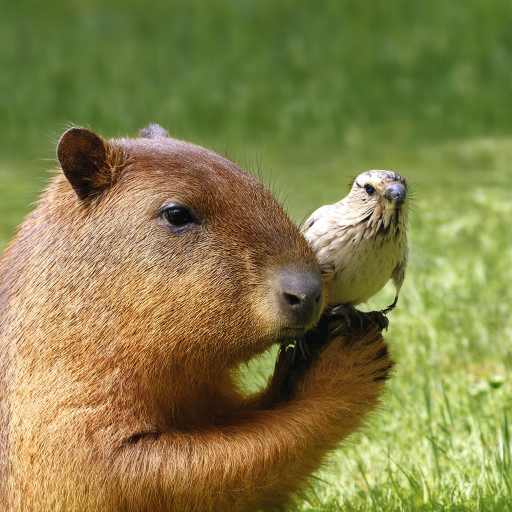
#> input picture scripts/imgs/whimsical.png, 1024 x 1024 px (shown at 1/2 size)
$ python image_to_argb.py
#> lines starting #> are read from the running program, lines starting #| are printed output that depends on the picture
#> further down, image is the input picture: PIL image 1024x1024 RGB; mean R, G, B 132.9, 127.8, 72.6
import time

import PIL
import numpy as np
from PIL.Image import Image


def image_to_argb_int32(img: Image)->np.ndarray:
    # Open the image
    img = img.convert("RGBA")
    img.thumbnail((128, 128))
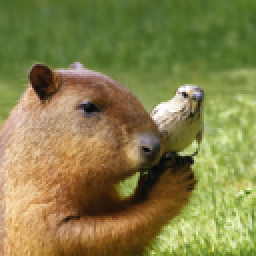
#> img: PIL image 128x128 RGBA (shown 2 times larger); mean R, G, B, A 132.9, 127.8, 72.6, 255

    # Extract channels: Alpha, Red, Green, Blue
    rgba_array = np.array(img)
    alpha = rgba_array[:, :, 3].astype(np.uint32) << 24
#> alpha: shape (128, 128) uint32; every value is 4.28e+09
    red = rgba_array[:, :, 0].astype(np.uint32) << 16
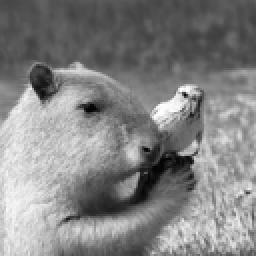
#> red: shape (128, 128) uint32 (shown 2 times larger); min 196608, max 16711680, mean 8710404; drawn with min black and max white
    green = rgba_array[:, :, 1].astype(np.uint32) << 8
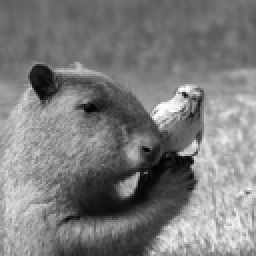
#> green: shape (128, 128) uint32 (shown 2 times larger); min 1792, max 65280, mean 32725.2; drawn with min black and max white
    blue = rgba_array[:, :, 2].astype(np.uint32)
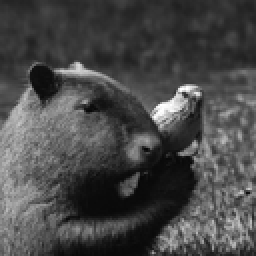
#> blue: shape (128, 128) uint32 (shown 2 times larger); min 6, max 255, mean 72.6

    # Combine into ARGB format
    return alpha | red | green | blue


start = time.perf_counter_ns()

# Example usage
image_path = "../imgs/whimsical.png"  # Replace with your image path
image = PIL.Image.open(image_path)
argb_values = image_to_argb_int32(image)

print(f"time={(time.perf_counter_ns() - start)/1000000} ms")

print(argb_values)  # ARGB values as a 2D NumPy array
#> (printed output is left out)

$ run again, with scripts/imgs/face1_face2.jpg saved as scripts/imgs/whimsical.png
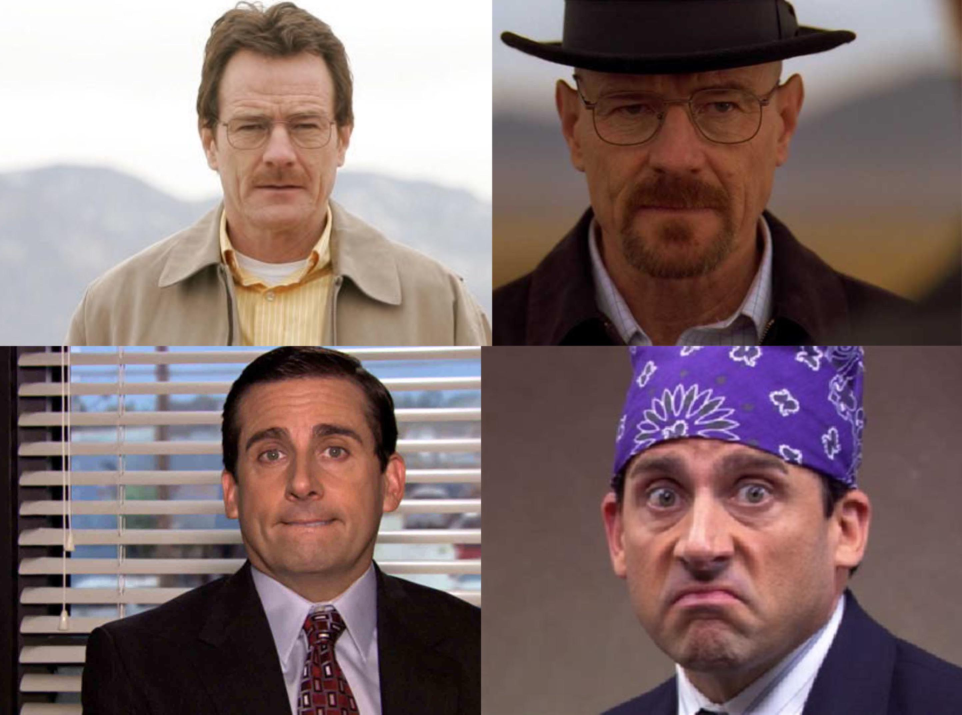
#> input picture scripts/imgs/face1_face2.jpg, 2886 x 2143 px (shown at 1/3 size)
#> image is the input picture: PIL image 2886x2143 RGB; mean R, G, B 129.8, 109.5, 109.7
#> alpha: shape (95, 128) uint32; every value is 4.28e+09
#> in image_to_argb_int32, `red = rgba_array[:, :, 0].astype(np.uint32) << 16`:
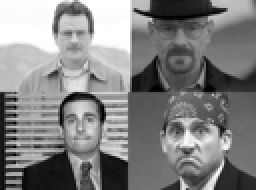
#> red: shape (95, 128) uint32 (shown 2 times larger); min 0, max 16711680, mean 8507516; drawn with min black and max white
#> in image_to_argb_int32, `blue = rgba_array[:, :, 2].astype(np.uint32)`:
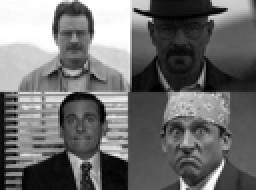
#> blue: shape (95, 128) uint32 (shown 2 times larger); min 0, max 255, mean 109.7
#> (printed output is left out)

$ run again, with scripts/imgs/faces.jpg saved as scripts/imgs/whimsical.png
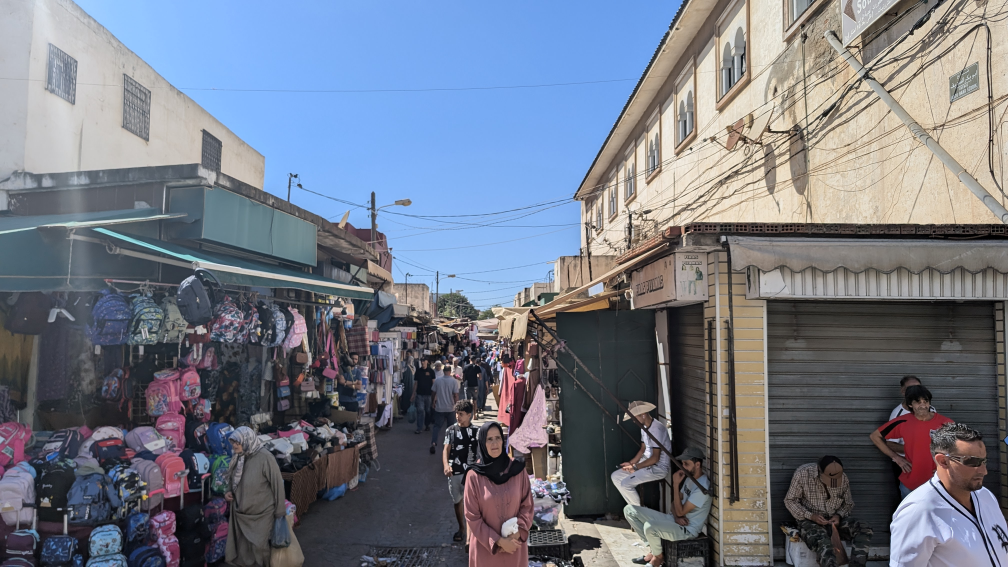
#> input picture scripts/imgs/faces.jpg, 4032 x 2268 px (shown at 1/4 size)
#> image is the input picture: PIL image 4032x2268 RGB; mean R, G, B 114, 119.7, 132.5
#> alpha: shape (72, 128) uint32; every value is 4.28e+09
#> in image_to_argb_int32, `green = rgba_array[:, :, 1].astype(np.uint32) << 8`:
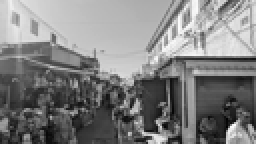
#> green: shape (72, 128) uint32 (shown 2 times larger); min 256, max 60416, mean 30650.5; drawn with min black and max white
#> in image_to_argb_int32, `blue = rgba_array[:, :, 2].astype(np.uint32)`:
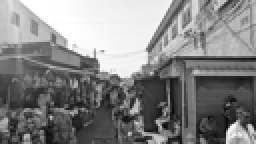
#> blue: shape (72, 128) uint32 (shown 2 times larger); min 3, max 255, mean 132.5
#> (printed output is left out)
